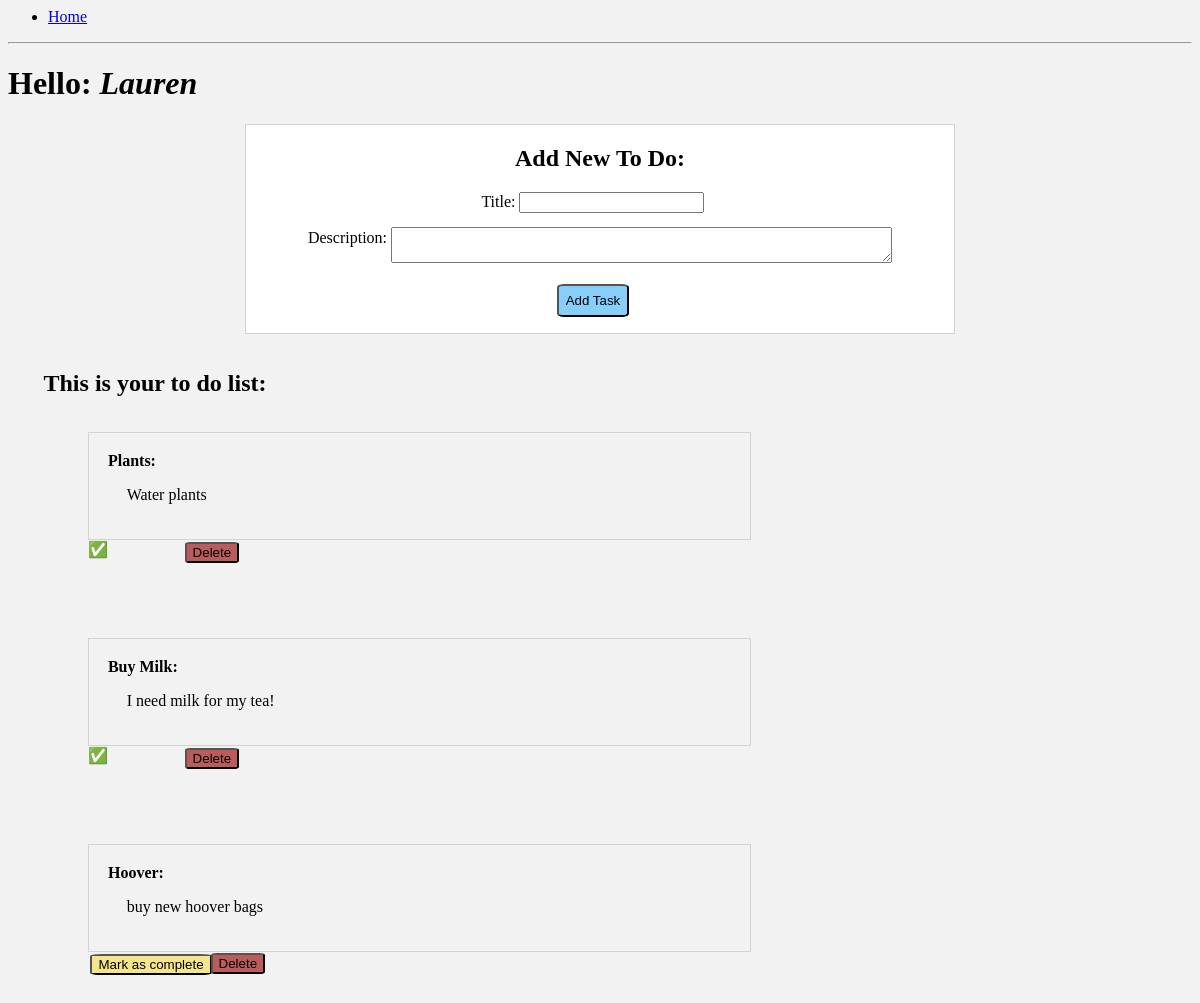
The page / on the database its author committed.
### app/models.py (models this page shows, shortened)
class User(db.Model):
    id = db.Column(db.Integer, primary_key=True)
    username = db.Column(db.String(64), index=True)
    tasks = db.relationship("Task", backref="user", lazy="dynamic")

class Task(db.Model):
    id = db.Column(db.Integer, primary_key=True)
    title = db.Column(db.String(140), index=True)
    description = db.Column(db.Text())
    done = db.Column(db.Boolean, default=False)
    user_id = db.Column(db.Integer, db.ForeignKey(User.id))

### app/routes.py (the view)
@app.route('/')
def home():
    user = User.query.get(1)
    tasks = user.tasks
    return render_template("index.html",
                           title="Home", user=user, tasks=tasks)

### app/templates/index.html (shortened to what this page needs)
{% extends "base.html" %}
{% block content %}
<h1>
    Hello: <em>{{user.username}}</em>
</h1>
<div class="add-todo">
    <h2>Add New To Do:</h2>
<form class="add-form" action="/tasks" method="POST">
    <label for="title">Title:</label>
    <input type="text" name="title" id="title" />
    <div class="description-label">
        <label  for="description">Description:</label>
        <textarea name="description" id="description" cols="60"></textarea>
    </div>
    <div class="add-task-div"> <input class="submit-button" type="submit" value="Add Task"></div>
  </form>
</div>
<h2 class="list-title">This is your to do list:</h2>
{% for task in tasks %}
<div class="container">
    <div class="todo">
       <label> {{task.title}}: </label>
       <p class="description">{{task.description}}</p>
    </div>
    <div class="wrap-buttons">
        {% if task.done %}
        <span>&#9989;</span>
        {%else %}
        <span>
            <form action="/tasks/{{task.id}}" method="POST">
                <input class="still-todo-button" type="submit" value="Mark as complete">
            </form>
        </span>
        {% endif %}
        <span>
            <form action="/tasks/{{task.id}}/delete" method="POST">
                <input class="delete-button" type="submit" value="Delete">
            </form>
        </span>
    </div>
</div>
{% endfor %}
{% endblock%}

### app/static/css/main.css (style rules this page uses)
body { background-color: rgb(242, 242, 242); }
.add-form input { margin-right: 2% }
.container { width: 80%; margin-left: 5em; margin-bottom: 5%; }
.description { margin-left: 3%; }
.todo { border: lightgray solid 1.5px; padding: 2%; margin-right: 30%; }
.todo label { font-weight: bold; }
.add-todo { margin-left: 20%; margin-right: 20%; border: lightgray solid 1px; padding: none; text-align: center; background-color: rgb(255, 255, 255) }
.list-title { margin: 3%; }
.submit-button { border-radius: 10%; background-color: lightskyblue; padding: 1% }
.delete-button { border-radius: 10%; background-color: rgb(187, 92, 92); margin-top: 2%; margin-left: 2%; }
.still-todo-button { border-radius: 10%; background-color: rgb(245, 229, 139); margin-top: 2%; margin-left: 2%; }
.wrap-buttons { display: grid; grid-template-columns: 1fr 1fr; margin-right: 80%; }
.add-task-div { margin-top: 3%; }
.description-label * { margin-top: 2%; vertical-align: middle; }

### rows shown on the page
User: username "Lauren"
Task: title "Plants", description "Water plants"
Task: title "Buy Milk", description "I need milk for my tea!"
Task: title "Hoover", description "buy new hoover bags"
